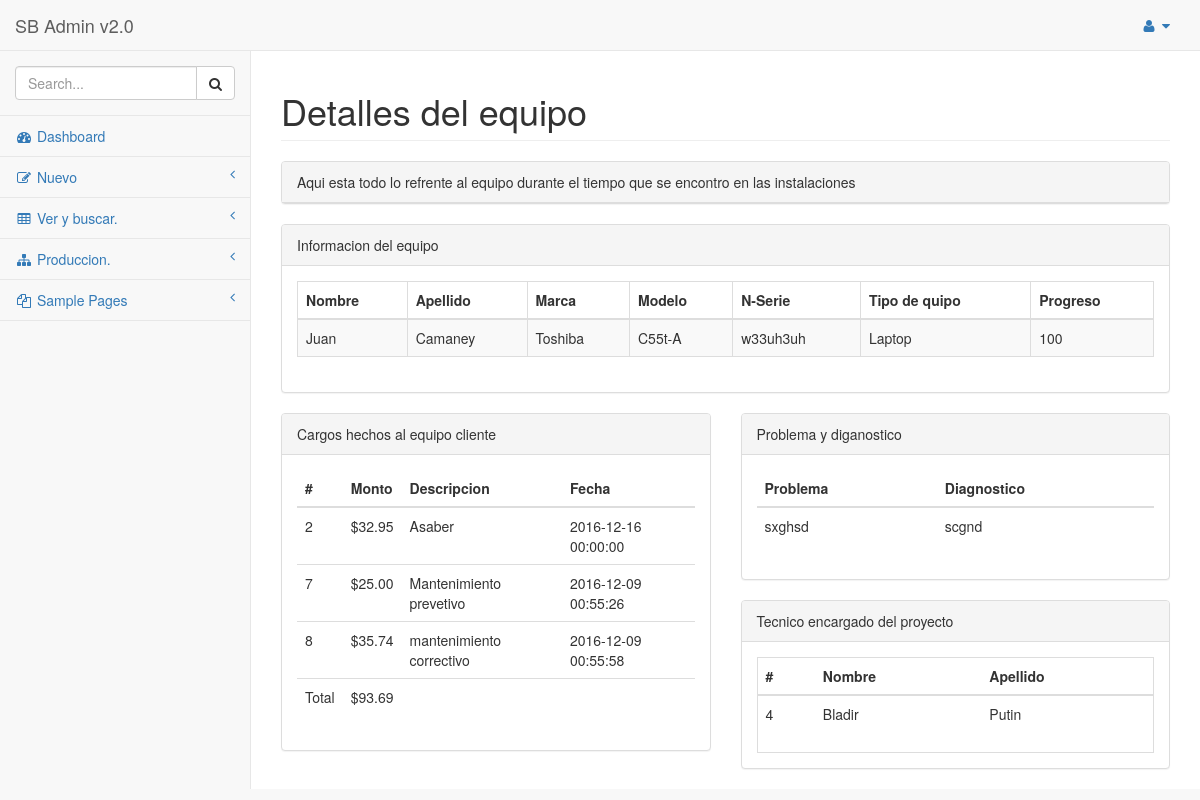
Screenshot of /admin/detaillequipos.php?var=2 (signed in) with the database file from the repository.
### tables this page shows
CREATE TABLE IF NOT EXISTS `equipos_clientes` (
  `id_eqclient` int(11) NOT NULL AUTO_INCREMENT,
  `marca_eqclient` varchar(20) NOT NULL,
  `model_eqclient` varchar(70) NOT NULL,
  `SN_eqclient` varchar(70) NOT NULL,
  `tipo_eqclient` varchar(30) NOT NULL,
  `hardware_eqclient` varchar(500) NOT NULL,
  `observaciones_eqclient` varchar(1000) NOT NULL,
  `problema_eqclient` varchar(1000) NOT NULL,
  `diagnostico_eqclient` varchar(1000) NOT NULL,
  `progreso` int(11) NOT NULL,
  `status` int(11) NOT NULL,
  `propietario_eqclient` int(11) NOT NULL,
  `tecnico` int(11) NOT NULL,
  PRIMARY KEY (`id_eqclient`),
  KEY `propietario_eqclient` (`propietario_eqclient`),
  KEY `tecnico` (`tecnico`)
);

CREATE TABLE IF NOT EXISTS `Clientes` (
  `Id_client` int(11) NOT NULL AUTO_INCREMENT,
  `nom_client` varchar(100) NOT NULL,
  `apell_client` varchar(100) NOT NULL,
  `tell_client` varchar(13) NOT NULL,
  `email_client` varchar(100) NOT NULL,
  PRIMARY KEY (`Id_client`)
);

CREATE TABLE IF NOT EXISTS `cargos_eqpaciente` (
  `id_cargo` int(11) NOT NULL AUTO_INCREMENT,
  `monto_cargo` decimal(10,2) NOT NULL,
  `descripcion_cargo` varchar(1000) NOT NULL,
  `fecha_cargo` datetime NOT NULL,
  `saldado` int(11) NOT NULL,
  `cod_eqclient` int(11) NOT NULL,
  PRIMARY KEY (`id_cargo`),
  KEY `cod_eqclient` (`cod_eqclient`)
);

CREATE TABLE IF NOT EXISTS `colavoradores` (
  `id_colavor` int(11) NOT NULL AUTO_INCREMENT,
  `nom_colaborador` varchar(90) NOT NULL,
  `apell_colavorador` varchar(90) NOT NULL,
  `tell_colavorador` varchar(12) DEFAULT NULL,
  `cell_colavorador` varchar(12) NOT NULL,
  `Fecha_nacimiento` date NOT NULL,
  `dui_col` varchar(30) NOT NULL,
  `isss_colavorador` varchar(20) NOT NULL,
  `afp_colavorador` varchar(20) NOT NULL,
  `nit_colavorador` varchar(30) NOT NULL,
  `licencia_colavorador` varchar(30) NOT NULL,
  `tipo_licen_colavorador` varchar(20) NOT NULL,
  `direccion_colavorador` varchar(1000) NOT NULL,
  `email_colavorador` varchar(1000) NOT NULL,
  `cargo_colavorador` int(11) NOT NULL,
  PRIMARY KEY (`id_colavor`),
  KEY `cargo_colavorador` (`cargo_colavorador`)
);

### admin/fine/vistas.php (the view, shortened to what this page needs)
<?php
function DetaillEqc($sideqcli)
{
  $detaileq = mysql_query("SELECT nom_client, apell_client, marca_eqclient, model_eqclient, SN_eqclient, tipo_eqclient, progreso, problema_eqclient, diagnostico_eqclient FROM Clientes, equipos_clientes WHERE propietario_eqclient = id_client AND id_eqclient =  '$sideqcli'") or die(mysql_error());
  $rowedetaileq = mysql_fetch_row($detaileq);
  echo ' <div class="col-lg-12">
                    <div class="panel panel-default">
                        <div class="panel-heading">
                            Informacion del equipo
                        </div>
                        <div class="panel-body">
                            <div class="table-responsive">
                                <table class="table table-striped table-bordered table-hover">
                                    <thead>
                                        <tr>
                                            <th>Nombre</th>
                                            <th>Apellido</th>
                                            <th>Marca</th>
                                            <th>Modelo</th>
                                            <th>N-Serie</th>
                                            <th>Tipo de quipo</th>
                                            <th>Progreso</th>
                                        </tr>
                                    </thead>
                                    <tbody>
                                        <tr>
                                            <td>'.$rowedetaileq[0].'</td>
                                            <td>'.$rowedetaileq[1].'</td>
                                            <td>'.$rowedetaileq[2].'</td>
                                            <td>'.$rowedetaileq[3].'</td>
                                            <td>'.$rowedetaileq[4].'</td>
                                            <td>'.$rowedetaileq[5].'</td>
                                            <td>'.$rowedetaileq[6].'</td>
                                        </tr>
                                    </tbody>
                                </table>
                            </div>
                        </div>
                    </div>
                </div>';
$cargos = mysql_query("SELECT id_cargo, monto_cargo, descripcion_cargo, fecha_cargo FROM equipos_clientes, cargos_eqpaciente WHERE id_eqclient =  '$sideqcli' AND cod_eqclient = id_eqclient AND saldado = 0") or die(mysql_error());
    echo '  <div class="col-lg-6">
                    <div class="panel panel-default">
                        <div class="panel-heading">
                            Cargos hechos al equipo cliente
                        </div>
                        <div class="panel-body">
                            <div class="table-responsive">
                                <table class="table">
                                    <thead>
                                        <tr>
                                            <th>#</th>
                                            <th>Monto</th>
                                            <th>Descripcion</th>
                                            <th>Fecha</th>
                                        </tr>
                                    </thead>
                                    <tbody>';
                                    $suma = 0;
               while ($rowcargos = mysql_fetch_row($cargos)){
                $suma +=  $rowcargos[1];
                                echo ' <tr>
                                      <td>'.$rowcargos[0].'</td>
                                      <td>$'.$rowcargos[1].'</td>
                                      <td>'.$rowcargos[2].'</td>
                                      <td>'.$rowcargos[3].'</td>
                                  </tr>';
                                }
            echo '    <tr>
                         <td>Total</td>
                         <td>$'.$suma.'</td>
                         <td></td>
                         <td></td>
                     </tr>
                  </tbody>
              </table>
          </div>
         </div>
     </div>
 </div>';
 echo '<div class="col-lg-6">
                    <div class="panel panel-default">
                        <div class="panel-heading">
                            Problema y diganostico
                        </div>
                        <div class="panel-body">
                            <div class="table-responsive">
                                <table class="table">
                                    <thead>
                                        <tr>
                                            <th>Problema</th>
                                            <th>Diagnostico</th>
                                        </tr>
                                    </thead>
                                    <tbody>
                                        <tr>
                                            <td>'.$rowedetaileq[7].'</td>
                                            <td>'.$rowedetaileq[8].'</td>
                                        </tr>
                                    </tbody>
                                </table>
                            </div>
                        </div>
                    </div>
                </div>';
  $detailtec = mysql_query("SELECT id_colavor, nom_colaborador, apell_colavorador FROM colavoradores, intra_usuario, equipos_clientes WHERE tecnico = id_intrauser AND cod_colavorador = id_colavor AND id_eqclient =  '$sideqcli';
") or die(mysql_error());
  $rowedetailtec = mysql_fetch_row($detailtec);
echo '<div class="col-lg-6">
                    <div class="panel panel-default">
                        <div class="panel-heading">
                            Tecnico encargado del proyecto
                        </div>
                        <div class="panel-body">
                            <div class="table-responsive table-bordered">
                                <table class="table">
                                    <thead>
                                        <tr>
                                            <th>#</th>
                                            <th>Nombre</th>
                                            <th>Apellido</th>
                                        </tr>
                                    </thead>
                                    <tbody>
                                        <tr>
                                            <td>'.$rowedetailtec[0].'</td>
                                            <td>'.$rowedetailtec[1].'</td>
                                            <td>'.$rowedetailtec[2].'</td>
                                        </tr>
                                    </tbody>
                                </table>
                            </div>
                        </div>
                    </div>
                </div>';
}
?>

### rows the page displays
equipos_clientes: propietario_eqclient.nom_client "Juan", propietario_eqclient.apell_client "Camaney", marca_eqclient "Toshiba", model_eqclient "C55t-A", SN_eqclient "w33uh3uh", tipo_eqclient "Laptop", progreso "100", problema_eqclient "sxghsd", diagnostico_eqclient "scgnd"
cargos_eqpaciente: id_cargo "2", monto_cargo "32.95", descripcion_cargo "Asaber", fecha_cargo "2016-12-16 00:00:00"
cargos_eqpaciente: id_cargo "7", monto_cargo "25.00", descripcion_cargo "Mantenimiento prevetivo", fecha_cargo "2016-12-09 00:55:26"
cargos_eqpaciente: id_cargo "8", monto_cargo "35.74", descripcion_cargo "mantenimiento correctivo", fecha_cargo "2016-12-09 00:55:58"
colavoradores: id_colavor "4", nom_colaborador "Bladir", apell_colavorador "Putin"

### other values shown
$suma "93.69"
